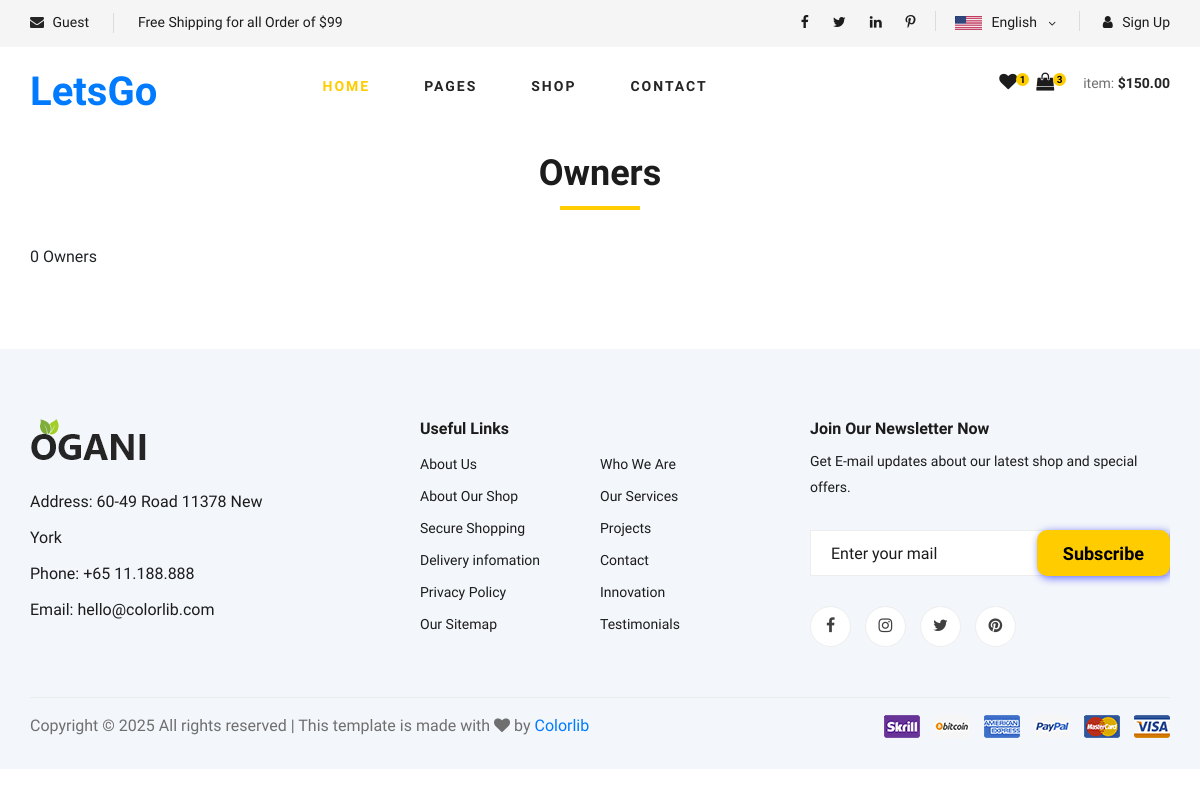
Before: /vendor/ with the older database file.
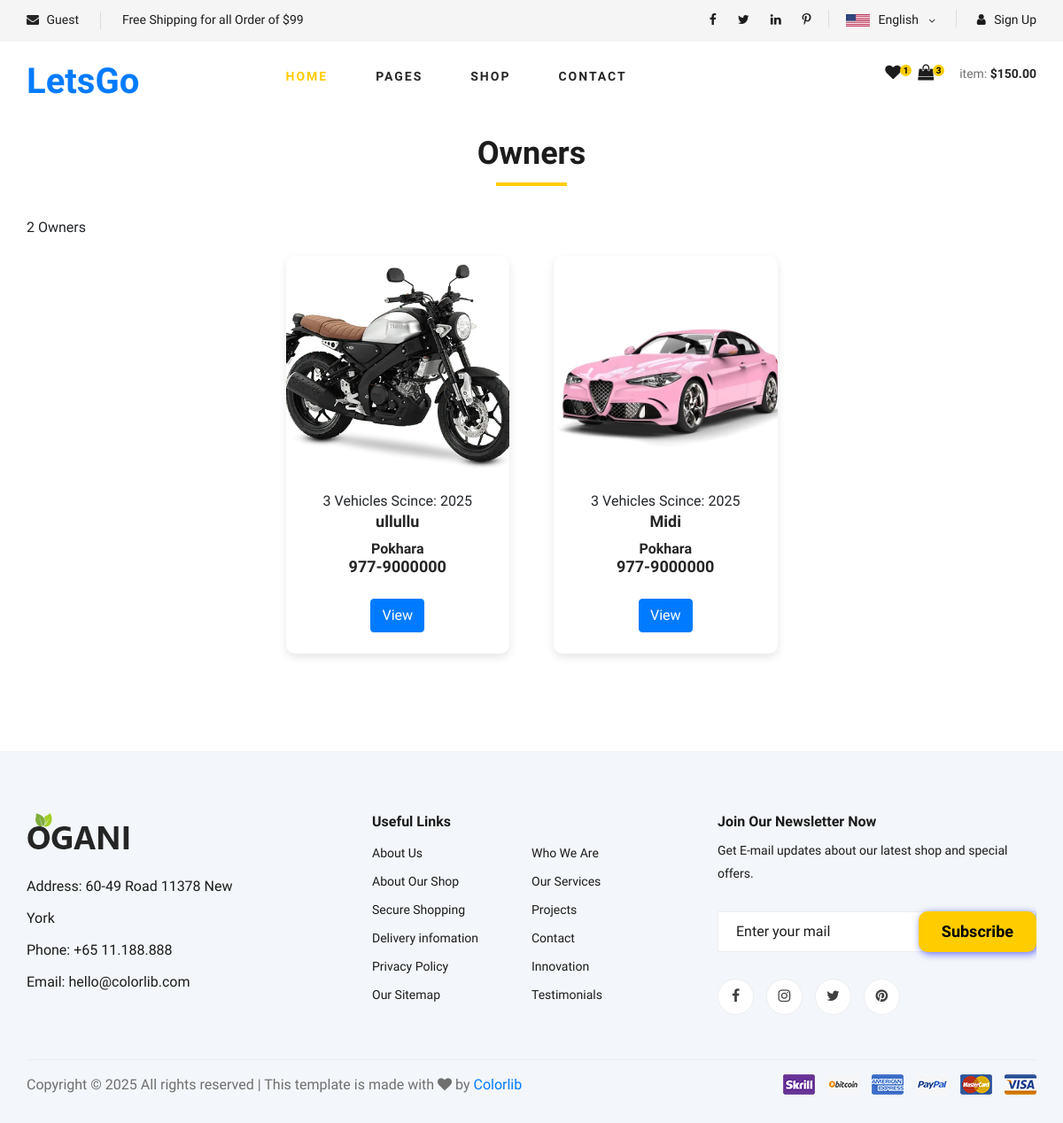
After: the same page with the newer database file.
### Home/models.py (models this page shows, shortened)
class Vendor(models.Model):
    vid = ShortUUIDField(unique=True, length=10, max_length=20, prefix='ven',alphabet='abcdefgh12345')
    title = models.CharField(max_length=100)
    image = models.ImageField(upload_to=user_directory_path, default='vendor.jpg')
    user = models.ForeignKey(User, on_delete=models.SET_NULL, null=True)
    description = models.TextField(null=True, blank=True)
    address = models.CharField(max_length=100, null=True, blank=True, default='Pokhara')
    contact = models.CharField(max_length=100, null=True, blank=True, default='977-9000000')
    chat_resp_time = models.CharField(max_length=100, null=True, blank=True, default='10:00 AM - 5:00 PM')
    date = models.DateTimeField(auto_now_add=True, null=True, blank=True)
    class Meta:
        verbose_name_plural = 'Vendors'

### Home/views.py (the view)
# urls.py: path('vendor/', views.vendor_list_view, name='vendor-list'),
def vendor_list_view(request):
    vendors = Vendor.objects.all()
    context = {
        'vendors':vendors
        }
    return render(request,'Home/vendor-list.html', context)

### Home/context_processor.py (called while the page is built)
def default(request):
    categories = Category.objects.all()
    departments = Department.objects.all()
    return {
        'categories':categories,
        'departments':departments
        }

### templates/Home/vendor-list.html (shortened to what this page needs)
{% extends 'partial/base.html' %}
{% load static %}
{% block content %}
<section class="featuredd">
    <div class="container">
        <div class="row">
            <div class="col-lg-12">
                <div class="section-title">
                    <h2>Owners</h2>
                </div>
            </div>
        </div>
        <div>
            <span>{{vendors.count}} Owner{{vendors.count|pluralize}} </span>
        </div>
        <div class="row featured__filter">
            {% for v in vendors %}
            <div class="col-lg-3 col-md-4 col-sm-6">
                <div class="featured__item">
                    <div class="featured__item__pic-wrapper">
                        <div class="featured__item__pic" style="background-image: url('{{ v.image.url }}');">
                        </div>
                    </div>
                    <div class="featured__item__text">
                        <span>
                            {{v.vendor.all.count}} Vehicle{{v.vendor.count|pluralize}}
                        </span>
                        <span>
                            Scince: {{v.date|date:"Y"}}
                        </span>
                        <h6 class="product-title"><a href="#">{{ v.title }}</a></h6>
                        <h5 class="product-price">
                            {{v.address}}
                        </h5>
                        <h6 class="product-title"><a href="#">{{ v.contact }}</a></h6>
                    </div>
                    <div>
                        <a href="{% url 'vendor-detail' v.vid %}" class="btn btn-primary">View</a>
                    </div>
                    <br>
                </div>
            </div>
            {% endfor %}
        </div>
    </div>
</section>
{% endblock %}

Changed rows visible on the page:
added Vendor: image (picture), vendor.all.count "3", date "2025", title "ullullu", address "Pokhara", contact "977-9000000"
added Vendor: image (picture), vendor.all.count "3", date "2025", title "Midi", address "Pokhara", contact "977-9000000"
Other visible differences:
{{ vendors.count }}: "0" → "2"
